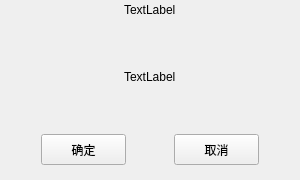
<?xml version="1.0" encoding="UTF-8"?>
<ui version="4.0">
 <class>CustomizeMessageBox</class>
 <widget class="QWidget" name="CustomizeMessageBox">
  <property name="geometry">
   <rect>
    <x>0</x>
    <y>0</y>
    <width>300</width>
    <height>180</height>
   </rect>
  </property>
  <property name="minimumSize">
   <size>
    <width>300</width>
    <height>180</height>
   </size>
  </property>
  <property name="maximumSize">
   <size>
    <width>300</width>
    <height>180</height>
   </size>
  </property>
  <property name="windowTitle">
   <string>Form</string>
  </property>
  <layout class="QVBoxLayout" name="verticalLayout_2">
   <property name="leftMargin">
    <number>0</number>
   </property>
   <property name="topMargin">
    <number>0</number>
   </property>
   <property name="rightMargin">
    <number>0</number>
   </property>
   <property name="bottomMargin">
    <number>0</number>
   </property>
   <item>
    <layout class="QVBoxLayout" name="verticalLayout">
     <item>
      <widget class="QFrame" name="frame">
       <property name="frameShape">
        <enum>QFrame::NoFrame</enum>
       </property>
       <property name="frameShadow">
        <enum>QFrame::Raised</enum>
       </property>
       <layout class="QHBoxLayout" name="horizontalLayout_2">
        <property name="leftMargin">
         <number>0</number>
        </property>
        <property name="topMargin">
         <number>0</number>
        </property>
        <property name="rightMargin">
         <number>0</number>
        </property>
        <property name="bottomMargin">
         <number>0</number>
        </property>
        <item>
         <layout class="QHBoxLayout" name="horizontalLayout">
          <item>
           <spacer name="horizontalSpacer">
            <property name="orientation">
             <enum>Qt::Horizontal</enum>
            </property>
            <property name="sizeHint" stdset="0">
             <size>
              <width>40</width>
              <height>20</height>
             </size>
            </property>
           </spacer>
          </item>
          <item>
           <widget class="QLabel" name="title_label">
            <property name="text">
             <string>TextLabel</string>
            </property>
           </widget>
          </item>
          <item>
           <spacer name="horizontalSpacer_2">
            <property name="orientation">
             <enum>Qt::Horizontal</enum>
            </property>
            <property name="sizeHint" stdset="0">
             <size>
              <width>40</width>
              <height>20</height>
             </size>
            </property>
           </spacer>
          </item>
         </layout>
        </item>
       </layout>
      </widget>
     </item>
     <item>
      <spacer name="verticalSpacer">
       <property name="orientation">
        <enum>Qt::Vertical</enum>
       </property>
       <property name="sizeHint" stdset="0">
        <size>
         <width>20</width>
         <height>40</height>
        </size>
       </property>
      </spacer>
     </item>
     <item>
      <layout class="QHBoxLayout" name="horizontalLayout_3">
       <item>
        <spacer name="horizontalSpacer_3">
         <property name="orientation">
          <enum>Qt::Horizontal</enum>
         </property>
         <property name="sizeHint" stdset="0">
          <size>
           <width>40</width>
           <height>20</height>
          </size>
         </property>
        </spacer>
       </item>
       <item>
        <widget class="QLabel" name="content_label">
         <property name="text">
          <string>TextLabel</string>
         </property>
        </widget>
       </item>
       <item>
        <spacer name="horizontalSpacer_4">
         <property name="orientation">
          <enum>Qt::Horizontal</enum>
         </property>
         <property name="sizeHint" stdset="0">
          <size>
           <width>40</width>
           <height>20</height>
          </size>
         </property>
        </spacer>
       </item>
      </layout>
     </item>
     <item>
      <spacer name="verticalSpacer_2">
       <property name="orientation">
        <enum>Qt::Vertical</enum>
       </property>
       <property name="sizeHint" stdset="0">
        <size>
         <width>20</width>
         <height>18</height>
        </size>
       </property>
      </spacer>
     </item>
     <item>
      <layout class="QHBoxLayout" name="horizontalLayout_4">
       <item>
        <spacer name="horizontalSpacer_5">
         <property name="orientation">
          <enum>Qt::Horizontal</enum>
         </property>
         <property name="sizeHint" stdset="0">
          <size>
           <width>40</width>
           <height>20</height>
          </size>
         </property>
        </spacer>
       </item>
       <item>
        <widget class="QPushButton" name="confirm_btn">
         <property name="minimumSize">
          <size>
           <width>85</width>
           <height>31</height>
          </size>
         </property>
         <property name="maximumSize">
          <size>
           <width>85</width>
           <height>31</height>
          </size>
         </property>
         <property name="text">
          <string>确定</string>
         </property>
        </widget>
       </item>
       <item>
        <spacer name="horizontalSpacer_6">
         <property name="orientation">
          <enum>Qt::Horizontal</enum>
         </property>
         <property name="sizeHint" stdset="0">
          <size>
           <width>40</width>
           <height>20</height>
          </size>
         </property>
        </spacer>
       </item>
       <item>
        <widget class="QPushButton" name="cancel_btn">
         <property name="minimumSize">
          <size>
           <width>85</width>
           <height>31</height>
          </size>
         </property>
         <property name="maximumSize">
          <size>
           <width>85</width>
           <height>31</height>
          </size>
         </property>
         <property name="text">
          <string>取消</string>
         </property>
        </widget>
       </item>
       <item>
        <spacer name="horizontalSpacer_7">
         <property name="orientation">
          <enum>Qt::Horizontal</enum>
         </property>
         <property name="sizeHint" stdset="0">
          <size>
           <width>40</width>
           <height>20</height>
          </size>
         </property>
        </spacer>
       </item>
      </layout>
     </item>
     <item>
      <spacer name="verticalSpacer_3">
       <property name="orientation">
        <enum>Qt::Vertical</enum>
       </property>
       <property name="sizeType">
        <enum>QSizePolicy::Fixed</enum>
       </property>
       <property name="sizeHint" stdset="0">
        <size>
         <width>20</width>
         <height>15</height>
        </size>
       </property>
      </spacer>
     </item>
    </layout>
   </item>
  </layout>
 </widget>
 <resources/>
 <connections/>
</ui>
